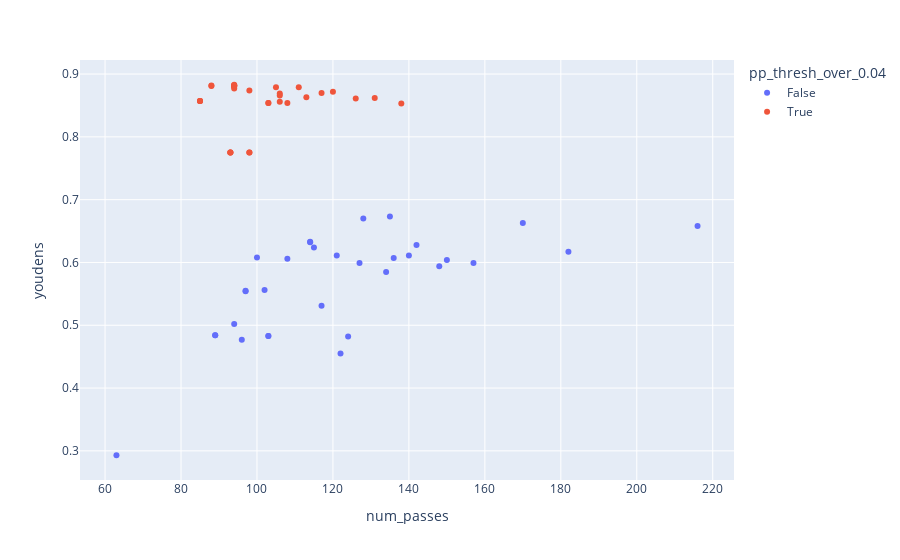

Source (notebook cell):
### Code cell
px.scatter(ndf, x="num_passes", y="youdens", color="pp_thresh_over_0.04")

### Figure 1 — Plotly figure (JSON) as saved in the notebook; plotly's stock layout.template omitted (floating-point values rounded to 4 significant figures)
{"data": [{"hovertemplate": "pp_thresh_over_0.04=False<br>num_passes=%{x}<br>youdens=%{y}<extra></extra>", "legendgroup": "False", "marker": {"color": "#636efa", "symbol": "circle"}, "mode": "markers", "name": "False", "orientation": "v", "showlegend": true, "type": "scatter", "x": [216, 182, 157, 150, 140, 134, 124, 122, 170, 148, 142, 136, 121, 117, 103, 103, 135, 127, 114, 114, 102, 96, 89, 89, 128, 115, 108, 100, 97, 97, 94, 63], "xaxis": "x", "y": [0.658, 0.617, 0.599, 0.604, 0.611, 0.585, 0.482, 0.455, 0.663, 0.594, 0.628, 0.607, 0.611, 0.531, 0.483, 0.483, 0.673, 0.599, 0.632, 0.633, 0.556, 0.477, 0.484, 0.484, 0.67, 0.624, 0.606, 0.608, 0.554, 0.555, 0.502, 0.293], "yaxis": "y"}, {"hovertemplate": "pp_thresh_over_0.04=True<br>num_passes=%{x}<br>youdens=%{y}<extra></extra>", "legendgroup": "True", "marker": {"color": "#EF553B", "symbol": "circle"}, "mode": "markers", "name": "True", "orientation": "v", "showlegend": true, "type": "scatter", "x": [138, 131, 120, 111, 108, 106, 98, 98, 126, 117, 105, 103, 103, 93, 93, 93, 113, 106, 94, 94, 94, 94, 94, 94, 106, 98, 94, 88, 88, 85, 85, 85], "xaxis": "x", "y": [0.853, 0.862, 0.872, 0.879, 0.854, 0.856, 0.775, 0.775, 0.861, 0.87, 0.879, 0.854, 0.854, 0.775, 0.775, 0.775, 0.863, 0.869, 0.88, 0.881, 0.882, 0.882, 0.882, 0.883, 0.866, 0.874, 0.877, 0.881, 0.882, 0.857, 0.857, 0.857], "yaxis": "y"}], "layout": {"legend": {"title": {"text": "pp_thresh_over_0.04"}, "tracegroupgap": 0}, "margin": {"t": 60}, "xaxis": {"anchor": "y", "domain": [0, 1], "title": {"text": "num_passes"}}, "yaxis": {"anchor": "x", "domain": [0, 1], "title": {"text": "youdens"}}}}
